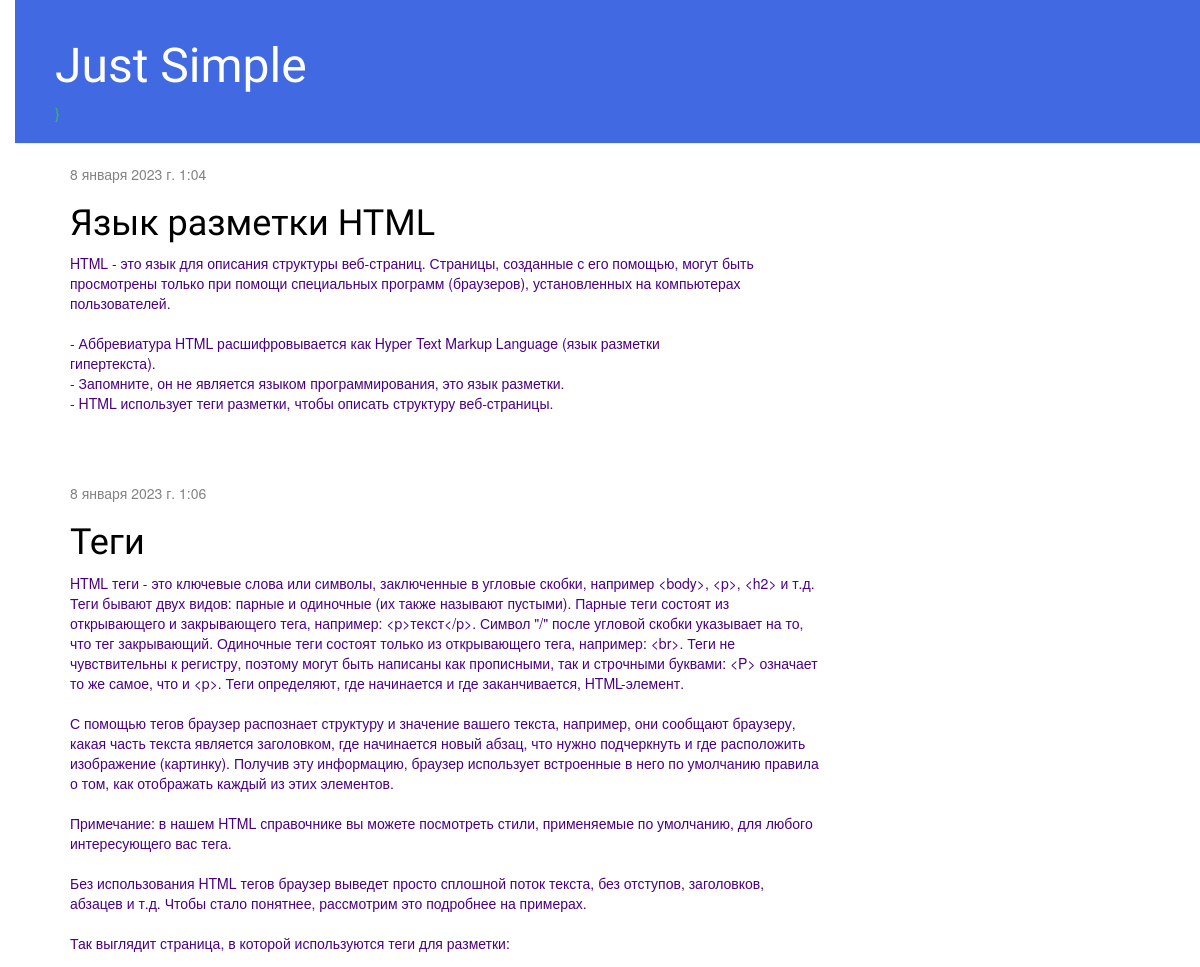
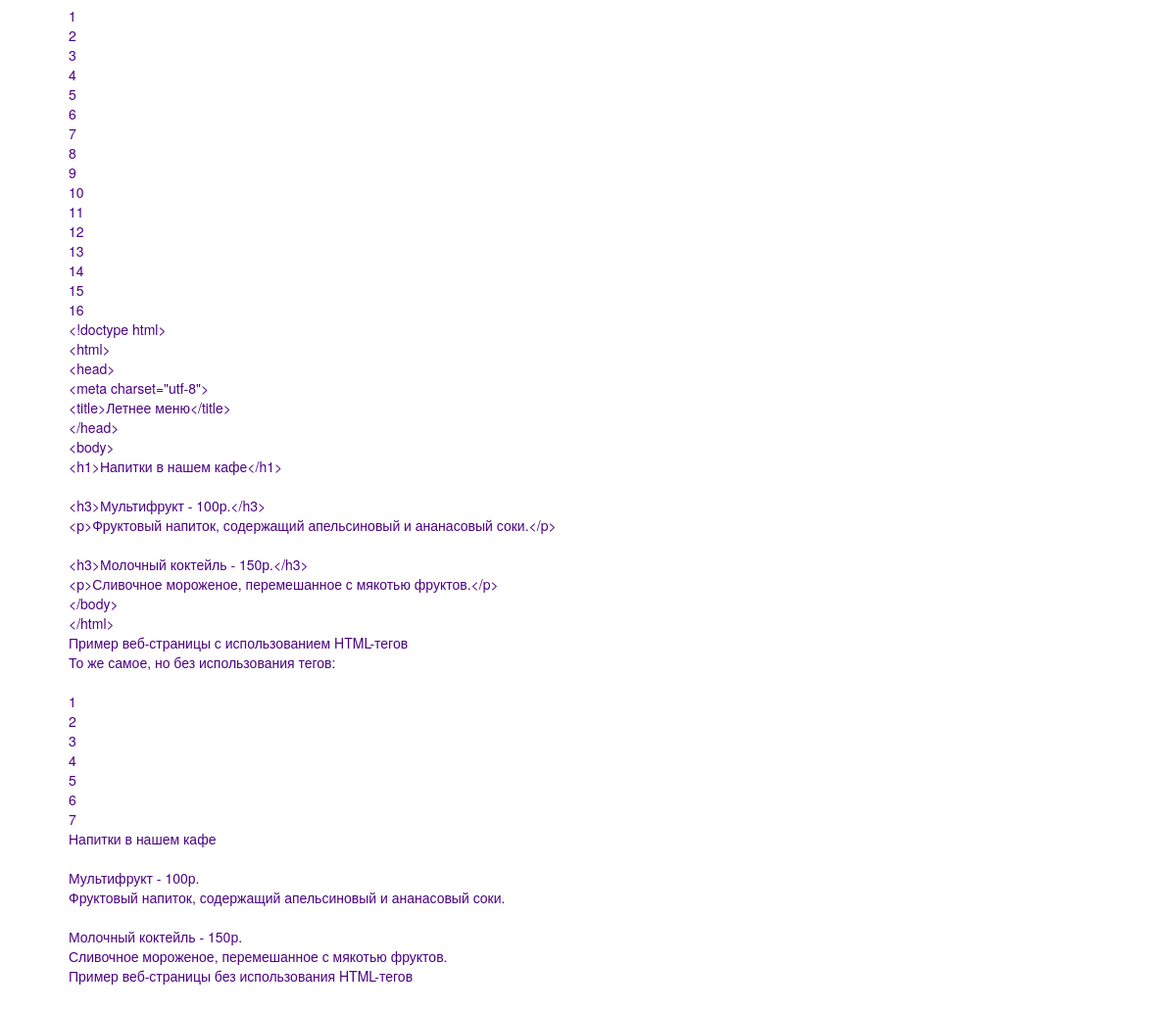
/, run on an earlier commit of the app's database (2 pictures, top to bottom).
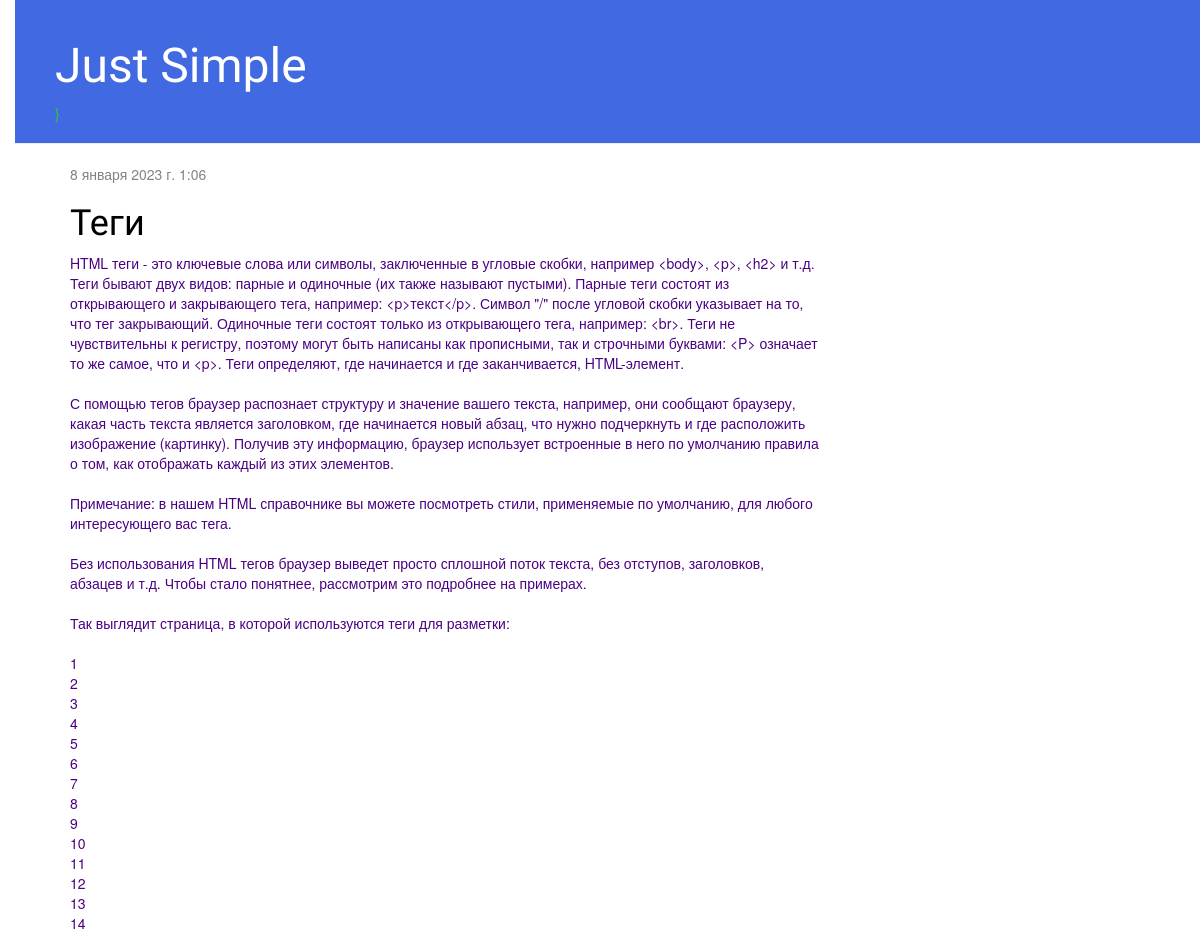
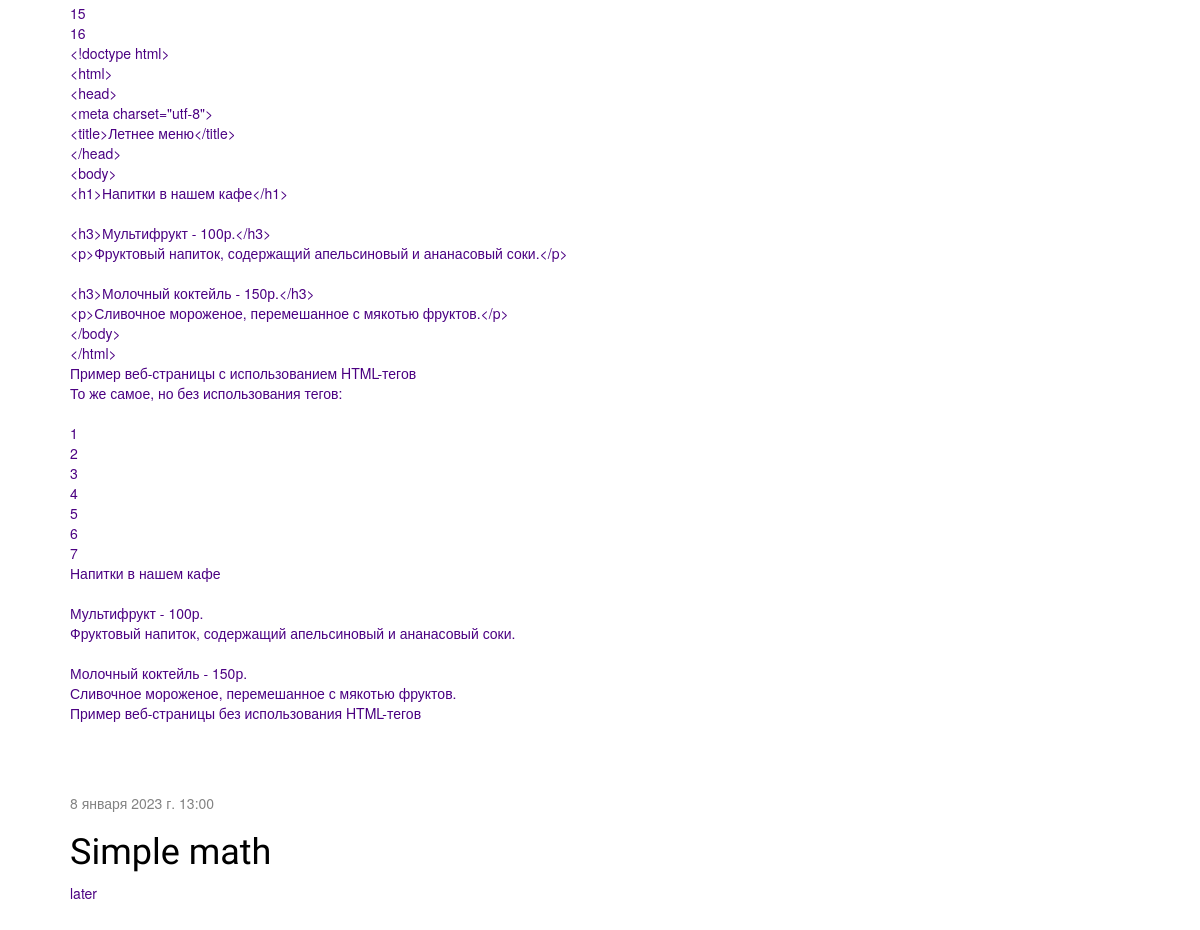
And on a later commit of the database (2 pictures, top to bottom).
### blog/models.py (models this page shows, shortened)
class Post(models.Model):
    author = models.ForeignKey(settings.AUTH_USER_MODEL, on_delete=models.CASCADE)
    title = models.CharField(max_length=200)
    text = models.TextField()
    created_date = models.DateTimeField(default=timezone.now)
    published_date = models.DateTimeField(blank=True, null=True)

### blog/views.py (the view)
# urls.py: path('', views.post_list, name='post_list'),
def post_list(request):
    posts = Post.objects.filter(published_date__lte=timezone.now()).order_by('published_date')
    return render(request, 'blog/post_list.html', {'posts': posts})

### blog/templates/blog/post_list.html
{% extends 'blog/base.html' %}
{% block content %}
    {% for post in posts %}
        <div class="post">
            <div class="date">
                {{ post.published_date }}
            </div>
            <h1><a href="{% url 'post_detail' pk=post.pk %}">{{ post.title }}</a></h1>
            <p>{{ post.text|linebreaksbr }}</p>
        </div>
    {% endfor %}
{% endblock %}

### blog/templates/blog/base.html (shortened to what this page needs)
{% load static %}
<html>
    <head>
        <link rel="stylesheet" href="//maxcdn.bootstrapcdn.com/bootstrap/3.2.0/css/bootstrap.min.css">
        <link rel="stylesheet" href="//maxcdn.bootstrapcdn.com/bootstrap/3.2.0/css/bootstrap-theme.min.css">
        <link rel="stylesheet" href="{% static 'css/blog.css' %}">
    </head>
    <body>
        <div class="page-header">
            <h1><a href="/">Just Simple</a></h1>
        }
        </div>
        <div class="content container">
            <div class="row">
                <div class="col-md-8">
                    {% block content %}
                    {% endblock %}
                </div>
            </div>
        </div>
    </body>
</html>

### blog/static/CSS/blog.css (style rules this page uses)
p { color:#4B0082; }
body { padding-left: 15px; color:#32CD32; }
h1 a { color: #32CD32; font-family: 'Lobster'; }
.page-header { background-color: #4169E1; margin-top: 0; padding: 20px 20px 20px 40px; }
.page-header h1, .page-header h1 a, .page-header h1 a:visited, .page-header h1 a:active { color: #ffffff; font-size: 36pt; text-decoration: none; }
.content { margin-left: 40px; }
h1, h2, h3, h4 { font-family: 'Lobster', cursive; }
.date { color: #828282; }
.post { margin-bottom: 70px; }
.post h1 a, .post h1 a:visited { color: #000000; }

What changed in the data, as far as the page shows it:
removed Post: published_date "8 января 2023 г. 1:04", title "Язык разметки HTML", text "HTML - это язык для описания структуры веб-страниц. Страницы, созданные с его помощью, могут быть просмотрены только при помощи специальных программ (браузеров), установленных на компьютерах пользователей. - Аббревиатура HTML расшифровывается как Hyper Text Markup Language (язык разметки гипертекста). - Запомните, он не является языком программирования, это язык разметки. - HTML использует теги разметки, чтобы описать структуру веб-страницы."
added Post: published_date "8 января 2023 г. 13:00", title "Simple math", text "later"
